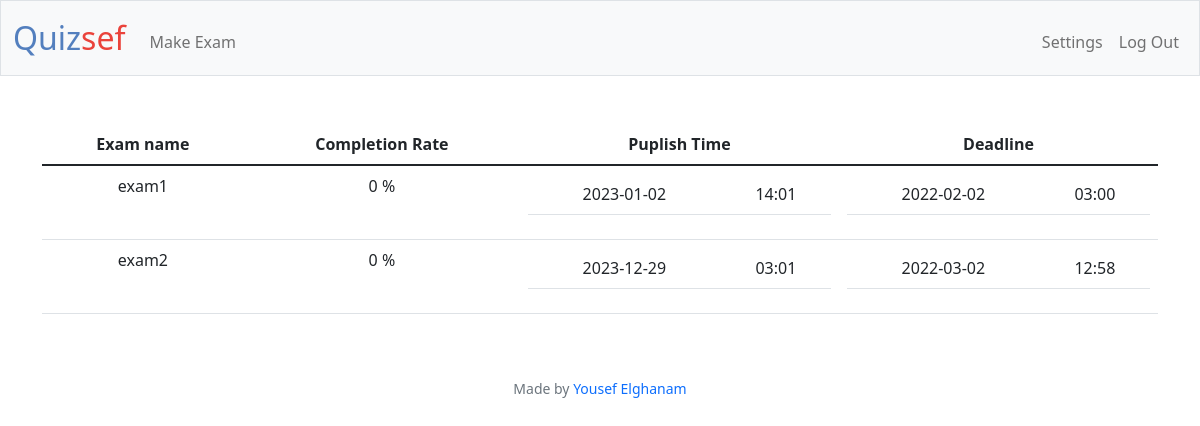
The page / (signed in) on the database its author committed.
### tables this page shows
CREATE TABLE "exams" (
	"id"	INTEGER NOT NULL UNIQUE,
	"user_id"	INTEGER NOT NULL,
	"name"	TEXT NOT NULL,
	"nquestions"	INTEGER NOT NULL DEFAULT 1,
	"completion"	NUMERIC NOT NULL DEFAULT 0,
	"puplishdate"	DATETIME NOT NULL DEFAULT CURRENT_DATE,
	"puplishtime"	DATETIME NOT NULL DEFAULT CURRENT_TIME,
	"deadlinedate"	DATETIME NOT NULL,
	"deadlinetime"	DATETIME NOT NULL,
	PRIMARY KEY("id" AUTOINCREMENT)
);

### app.py (the view)
@app.route("/")
@login_required
def index():
    isteacher = db.execute("SELECT isteacher FROM users WHERE id = ?", session["user_id"])
    if isteacher[0]["isteacher"]:
        exams = db.execute("SELECT * FROM exams WHERE user_id = ?", session["user_id"])
        return render_template("teacherindex.html", exams=exams, isteacher=isteacher)
    else:
        exams = db.execute("SELECT * FROM exams")
        for i, exam in enumerate(exams):
            exams[i]["teacher"] = db.execute("SELECT username FROM users WHERE id = ?", exam["user_id"])[0]["username"]
        return render_template("studentindex.html", exams=exams)

### app.py (called while the page is built)
@app.after_request
def after_request(response):
    response.headers["Cache-Control"] = "no-cache, no-store, must-revalidate"
    response.headers["Expires"] = 0
    response.headers["Pragma"] = "no-cache"
    return response

### utils.py (called while the page is built)
def login_required(f):
    @wraps(f)
    def decorated_function(*args, **kwargs):
        if session.get("user_id") is None:
            return redirect("/login")
        return f(*args, **kwargs)
    return decorated_function

### templates/teacherindex.html (shortened to what this page needs)
{% extends "layout.html" %}
{% block main %}
    <div class="container">
        <div class="section">
            <table class="table">
                <thead>
                    <tr>
                        <th>Exam name</th>
                        <th>Completion Rate</th>
                        <th>Puplish Time</th>
                        <th>Deadline</th>
                    </tr>
                </thead>
                <tbody>
                    {% for row in exams %}
                        <tr>
                            <td>{{ row.name }}</td>
                            <td>{{ row.completion }} %</td>
                            <td>
                                <table class="table">
                                    <td>{{ row.puplishdate }}</td>
                                    <td>{{ row.puplishtime }}</td>
                                </table>
                            </td>
                            <td>
                                <table class="table">
                                    <td>{{ row.deadlinedate }}</td>
                                    <td>{{ row.deadlinetime }}</td>
                                </table>
                            </td>
                        </tr>
                    {% endfor %}
                </tbody>
            </table>
        </div>
    </div>
{% endblock %}

### rows shown on the page
exams: name "exam1", completion "0", puplishdate "2023-01-02", puplishtime "14:01", deadlinedate "2022-02-02", deadlinetime "03:00"
exams: name "exam2", completion "0", puplishdate "2023-12-29", puplishtime "03:01", deadlinedate "2022-03-02", deadlinetime "12:58"
